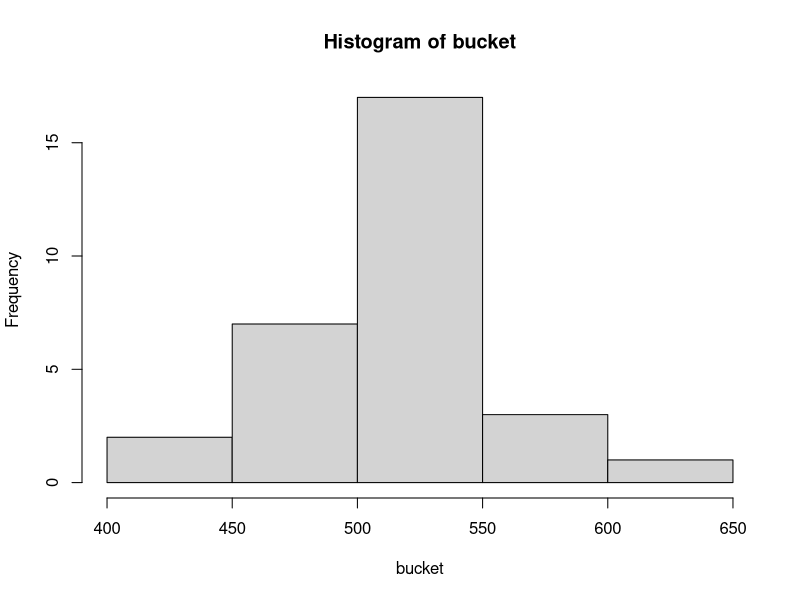

Source code (R):
## ---- chunk 1
buildDy <- function(csize=35){
  bdlist=1:365
  out <- sample(bdlist,csize,replace=T)
}
## ---- chunk 2
try1=buildDy(csize = 35)
table(try1)
## ---- chunk 3
maxdup = function(inlist){
  out <- max(table(inlist))
}
## ---- chunk 4
buildDY <- function(csize=35){
  bdlist=1:365
  out <- sample(bdlist,csize,replace=T)
}
## ---- chunk 5
try1=buildDY(csize = 35)
table(try1)
## ---- chunk 6
maxdup = function(inlist){
    out <- max(table(inlist))
}
## ---- chunk 7
bucket=numeric()
for (j in 1:30){
  


brownlow=0
trials = numeric()

for (i in 1:1137) {
  a<-buildDY(csize = 35)
  trials[i] = maxdup(a)
 
}

out <- ifelse(trials>=2,1,-2) 
bucket[j] <- sum(out)
}
hist(bucket)
